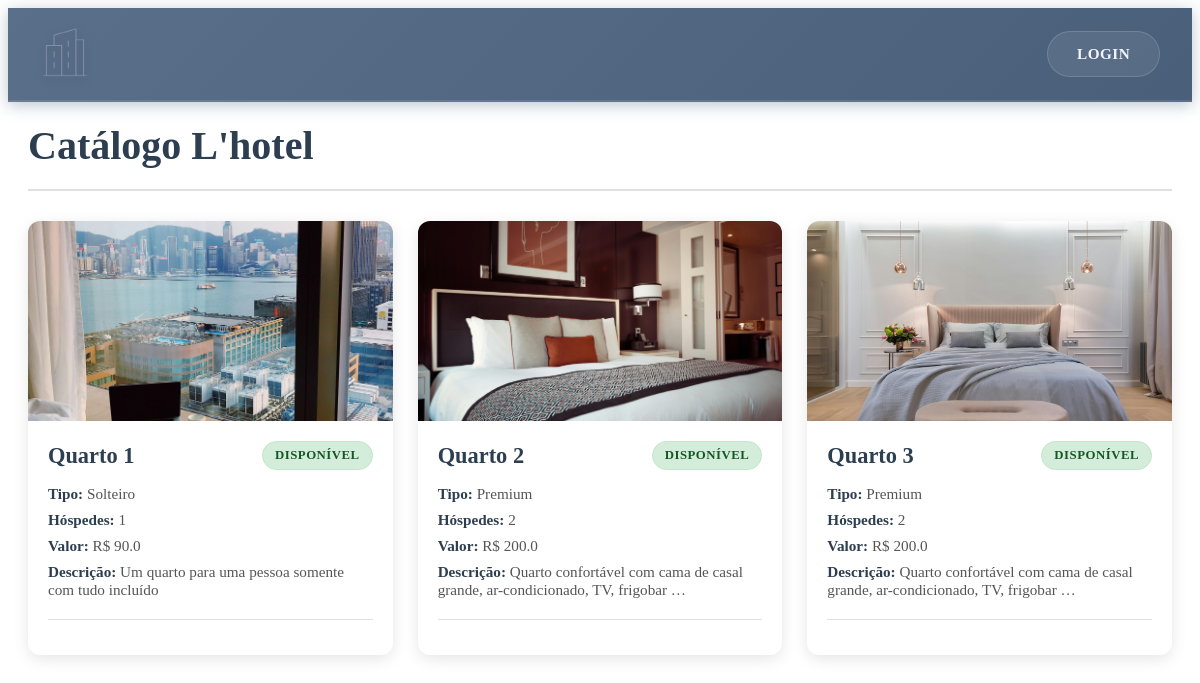
/quarto_lista, run on the app's committed database.
### Hotel/models.py (models this page shows)
class quarto(models.Model):
    tipo_quarto = [
        ("Solteiro", "Solteiro"),
        ("Premium", "Premium"),
        ("Plus", "Plus"),
    ]
    status_status = [
        (1, "Disponivel"),
        (0, "Reservado")
    ]
    num_Quarto = models.IntegerField()
    qtd_Hospedes = models.IntegerField()
    tipo = models.CharField(choices=tipo_quarto)
    valor = models.FloatField(max_length=3)
    descricao = models.TextField(max_length=300)
    status = models.BooleanField(choices=status_status, default=1)
    img = models.ImageField(upload_to='quarto/')

### Hotel/views.py (the view)
# urls.py: path('quarto_lista', views.quarto_lista, name='quarto_lista'),
def quarto_lista(request):
    return render(request, 'quarto_lista.html', {'quartos': quarto.objects.all()})

### Hotel/templates/quarto_lista.html (shortened to what this page needs)
{% extends 'index.html' %}
{% load static %}
{% block head %}
<link rel="stylesheet" href="{% static 'css/quarto_lista.css' %}">
{% endblock %}
{% block body %}
    <div class="container">
        <div class="header">
            <h1>Catálogo L'hotel</h1>
        </div>
        <div class="quartos-grid">
            {% for quarto in quartos %}
                <div class="quarto-card">
                    <div class="quarto-image">
                        {% if quarto.img %}
                            <img src="{{ quarto.img.url }}" alt="Quarto {{ quarto.num_Quarto }}">
                        {% else %}
                            <div class="no-image">
                                <span>Sem imagem</span>
                            </div>
                        {% endif %}
                    </div>
                    <div class="quarto-info">
                        <div class="quarto-header">
                            <h3>Quarto {{ quarto.num_Quarto }}</h3>
                            <span class="status-badge {% if quarto.status %}disponivel{% else %}reservado{% endif %}">
                                {% if quarto.status %}Disponível{% else %}Reservado{% endif %}
                            </span>
                        </div>
                        <div class="quarto-details">
                            <p><strong>Tipo:</strong> {{ quarto.tipo }}</p>
                            <p><strong>Hóspedes:</strong> {{ quarto.qtd_Hospedes }}</p>
                            <p><strong>Valor:</strong> R$ {{ quarto.valor }}</p>
                            <p><strong>Descrição:</strong> {{ quarto.descricao|truncatewords:10 }}</p>
                        </div>
                        <div class="quarto-actions">
                        </div>
                    </div>
                </div>
            {% endfor %}
        </div>
    </div>
{% endblock %}

### templates/index.html (shortened to what this page needs)
{% load static %}
<!DOCTYPE html>
<html lang="pt-br">
<head>
    {% block head %}
    {% endblock %}
    <link rel="stylesheet" href="{% static 'css/nav.css' %}">
</head>
<body>
    {% include 'nav.html' %}
    {% block body %}
    {% endblock %}
</body>
</html>

### templates/nav.html (shortened to what this page needs)
{% load static %}
<nav class="main-nav">
    <div class="nav-container">
        <div class="nav-logo">
            <a href="/">
                <img src="{% static 'img/logo.png' %}" alt="Logo" class="nav-logo-img">
            </a>
        </div>
        {% if request.user.is_authenticated %}
            {% if user.groups.all.0.name == "Gerente" %}
                <ul class="nav-menu" id="navMenu">
                    <li class="nav-item">
                        <a href="/" class="nav-link">Homepage</a>
                    </li>
                    <li class="nav-item">
                        <a href="/quarto_lista" class="nav-link">Catálogo</a>
                    </li>
                    <li class="nav-item">
                        <a href="/reserva" class="nav-link">Reservas</a>
                    </li>
                    <li class="nav-item">
                        <a href="/addQuarto" class="nav-link">Cadastro de quartos</a>
                    </li>
                    <li class="nav-item">
                        <a href="/addColaborador" class="nav-link">Cadastro de atendentes</a>
                    </li>
                    <li class="nav-item">
                        <a href="/logout" class="nav-link">Sair</a>
                    </li>
                </ul>
            {% elif user.groups.all.0.name == "Atendente" %}
                <ul class="nav-menu" id="navMenu">
                    <li class="nav-item">
                        <a href="/" class="nav-link">Homepage</a>
                    </li>
                    <li class="nav-item">
                        <a href="/quarto_lista" class="nav-link">Catálogo</a>
                    </li>
                    <li class="nav-item">
                        <a href="/reserva" class="nav-link">Reservas</a>
                    </li>
                    <li class="nav-item">
                        <a href="/logout" class="nav-link">Sair</a>
                    </li>
                </ul>
            {% else %}
                <ul class="nav-menu" id="navMenu">
                    <li class="nav-item">
                        <a href="/" class="nav-link">Homepage</a>
                    </li>
                    <li class="nav-item">
                        <a href="/quarto_lista" class="nav-link">Catálogo</a>
                    </li>
                    <li class="nav-item">
                        <a href="/logout" class="nav-link">Sair</a>
                    </li>
                </ul>
            {% endif %}
        {% else %}
            <ul class="nav-menu" id="navMenu">
                <li class="nav-item">
                    <a href="/login" class="nav-link">LOGIN</a>
                </li>
            </ul>
        {% endif %}
    </div>
</nav>

### static/css/quarto_lista.css (style rules this page uses)
.container { max-width: 1400px; margin: 0 auto; padding: 20px; }
.header { display: flex; justify-content: space-between; align-items: center; margin-bottom: 30px; padding-bottom: 20px; border-bottom: 2px solid #e0e0e0; }
.header h1 { color: #2c3e50; font-size: 2.5rem; margin: 0; font-weight: bold; }
.quartos-grid { display: grid; grid-template-columns: repeat(auto-fill, minmax(350px, 1fr)); gap: 25px; }
.quarto-card { background: white; border-radius: 12px; box-shadow: 0 4px 15px rgba(0,0,0,0.1); overflow: hidden; transition: all 0.3s ease; }
.quarto-image { height: 200px; overflow: hidden; position: relative; }
.quarto-image img { width: 100%; height: 100%; object-fit: cover; transition: transform 0.3s ease; }
.quarto-info { padding: 20px; }
.quarto-header { display: flex; justify-content: space-between; align-items: center; margin-bottom: 15px; }
.quarto-header h3 { color: #2c3e50; font-size: 1.4rem; margin: 0; font-weight: bold; }
.status-badge { padding: 6px 12px; border-radius: 20px; font-size: 0.8rem; font-weight: 600; text-transform: uppercase; letter-spacing: 0.5px; }
.status-badge.disponivel { background: #d4edda; color: #155724; border: 1px solid #c3e6cb; }
.quarto-details { margin-bottom: 20px; }
.quarto-details p { margin: 8px 0; color: #555; font-size: 0.95rem; }
.quarto-details strong { color: #2c3e50; font-weight: 600; }
.quarto-actions { display: flex; gap: 10px; padding-top: 15px; border-top: 1px solid #e0e0e0; }

### static/css/nav.css (style rules this page uses)
.main-nav { background: linear-gradient(135deg, #5a6f8a, #4a5f7a); box-shadow: 0 3px 15px rgba(90, 111, 138, 0.4); position: sticky; top: 0; z-index: 1000; padding: 0; border-bottom: 2px solid rgba(255, 255, 255, 0.1); }
.nav-container { max-width: 1200px; margin: 0 auto; display: flex; justify-content: space-between; align-items: center; padding: 1.2rem 2rem; }
.nav-logo { flex-shrink: 0; }
.nav-logo-img { height: 50px; width: auto; border-radius: 8px; transition: all 0.3s ease; filter: drop-shadow(0 2px 4px rgba(0, 0, 0, 0.3)); }
.nav-menu { display: flex; list-style: none; margin: 0; padding: 0; gap: 0.5rem; }
.nav-item { position: relative; }
.nav-link { color: #f1f5f9; text-decoration: none; padding: 0.8rem 1.8rem; border-radius: 30px; font-weight: 600; font-size: 0.95rem; transition: all 0.4s cubic-bezier(0.25, 0.46, 0.45, 0.94); display: block; position: relative; overflow: hidden; background: rgba(255, 255, 255, 0.08); border: 1px solid rgba(255, 255, 255, 0.15); letter-spacing: 0.5px; }
.nav-link::before { content: ''; position: absolute; top: 0; left: -100%; width: 100%; height: 100%; background: linear-gradient(90deg, transparent, rgba(255, 255, 255, 0.2), transparent); transition: left 0.6s ease; }
.main-nav { animation: slideDown 0.5s ease-out; }

### data on the page
quarto: img (picture), num_Quarto "1", status "DISPONÍVEL", tipo "Solteiro", qtd_Hospedes "1", valor "90.0", descricao "Um quarto para uma pessoa somente com tudo incluído"
quarto: img (picture), num_Quarto "2", status "DISPONÍVEL", tipo "Premium", qtd_Hospedes "2", valor "200.0", descricao "Quarto confortável com cama de casal grande, ar-condicionado, TV, frigobar …"
quarto: img (picture), num_Quarto "3", status "DISPONÍVEL", tipo "Premium", qtd_Hospedes "2", valor "200.0", descricao "Quarto confortável com cama de casal grande, ar-condicionado, TV, frigobar …"
